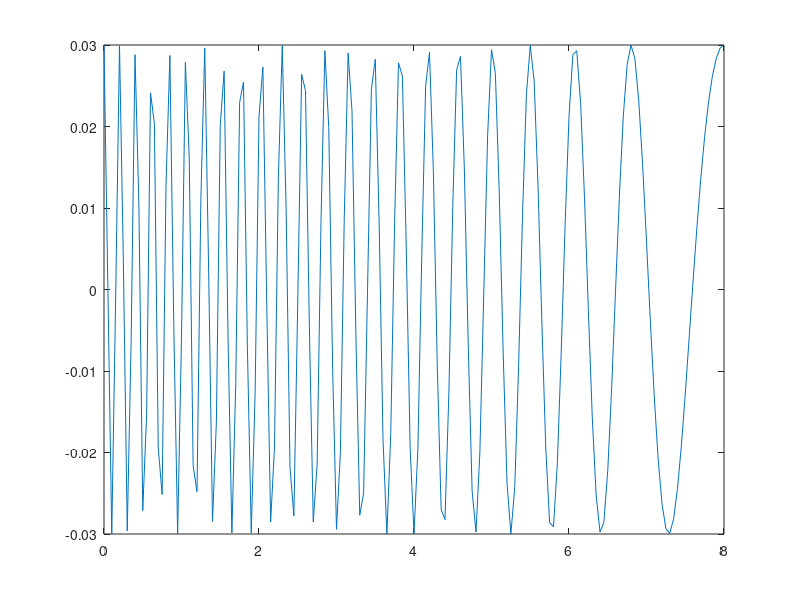

Write MATLAB code to recreate this figure.

h=0.05;
T=8;
timesraw=0:h:T;

amplitude=0.03;

u=zeros(length(timesraw),1);

startfreq=5;
endfreq=0.5;
% 
% debug=[];
% theta=0;
% for i=1:length(u)
%     alpha=i/length(u);
%     freq=alpha*endfreq+(1-alpha)*startfreq;
%     debug(end+1)=freq;
%     theta=theta+freq*h;
%     u(i)=amplitude*sin(theta);
%     u(i)=theta;
% end

u=chirp(timesraw,startfreq,T,endfreq)*amplitude;

simin=[timesraw',u'];

plot(timesraw,u)